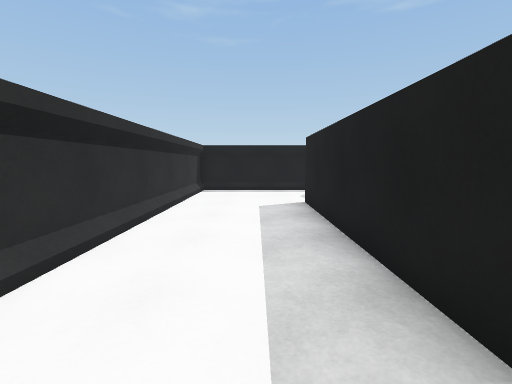
view 1 (above)

22 first-person views from a walk through a 3-D level made in the Unity game engine. The camera is 1.2 m above the floor, tilts 6° down and sees 85° across. The floor is counted in squares, 1 m on a side. Each view is taken from the middle of a square. On the plan, view 1 faces up. The plan holds only what a view shows up to about 13 squares ahead; the rest is blank. The place goes on beyond the plan. Some surface patterns are stand-ins.

view 2
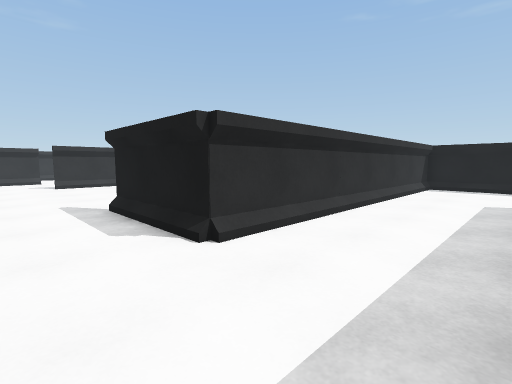

view 3
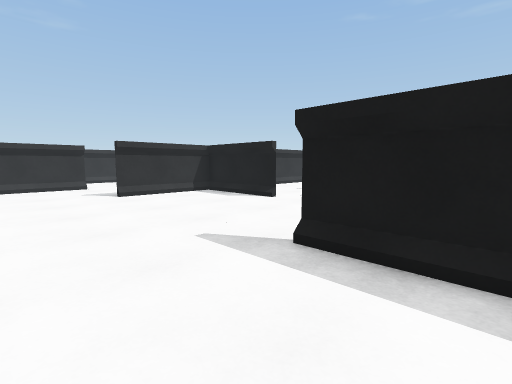

view 4
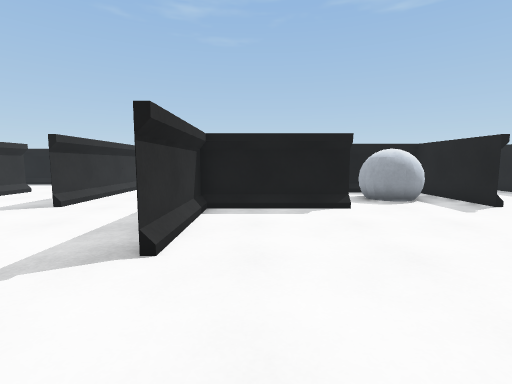

view 5
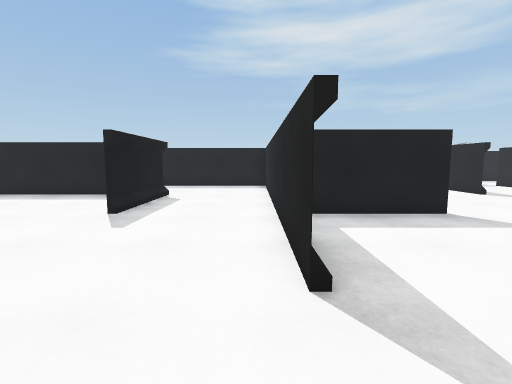

view 6
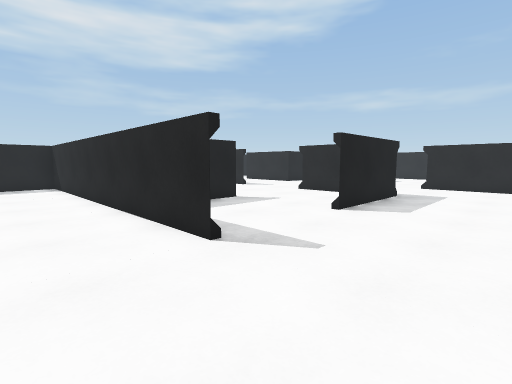

view 7
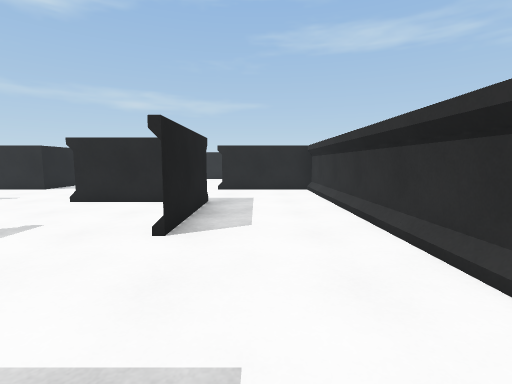

view 8
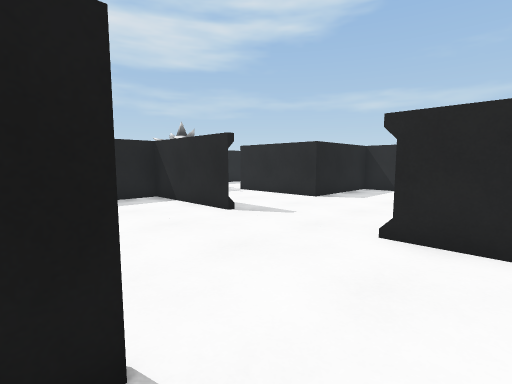

view 9
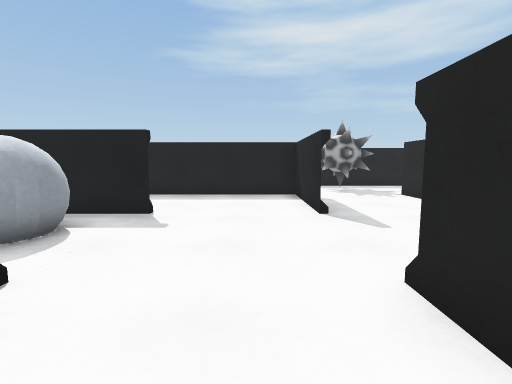

view 10
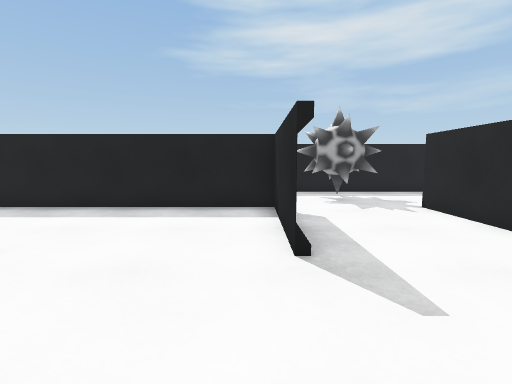

view 11
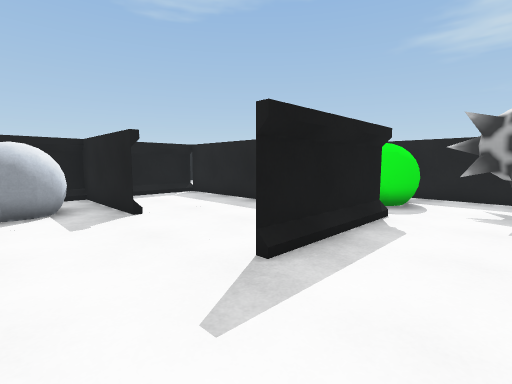

view 12
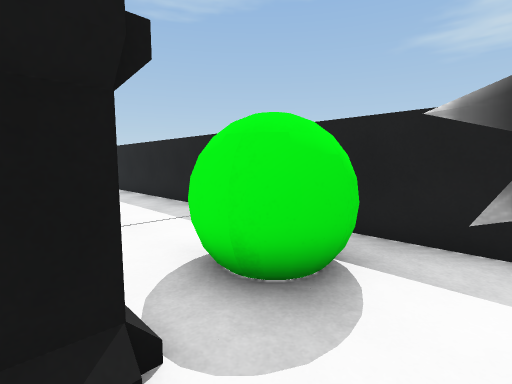

view 13
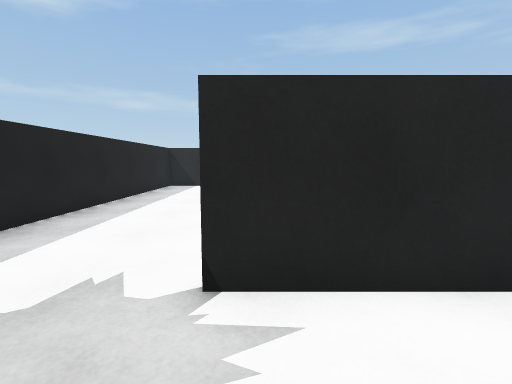

view 14
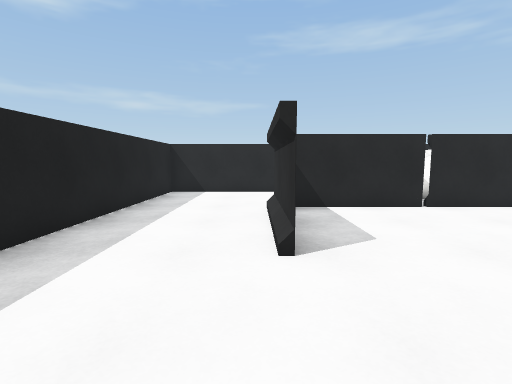

view 15
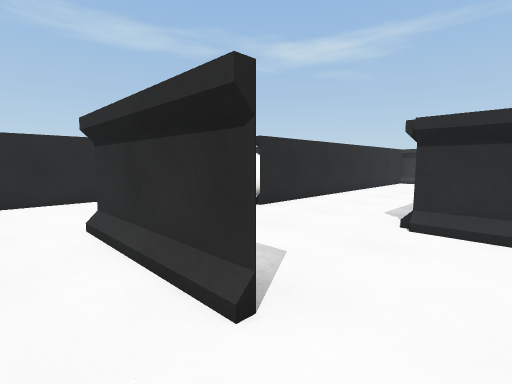

view 16
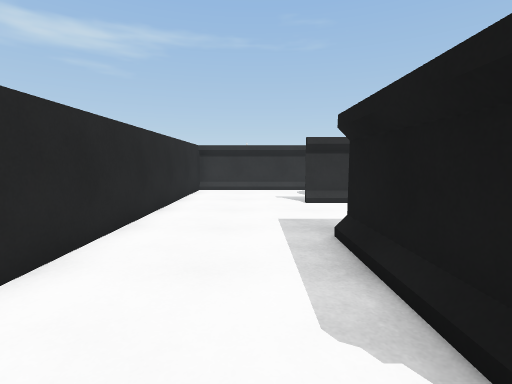

view 17
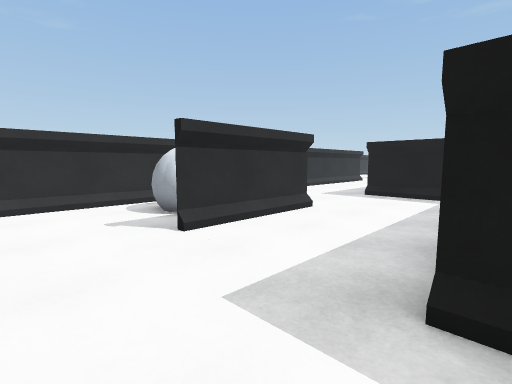

view 18
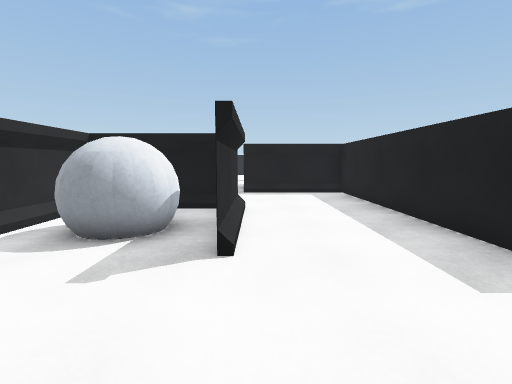

view 19
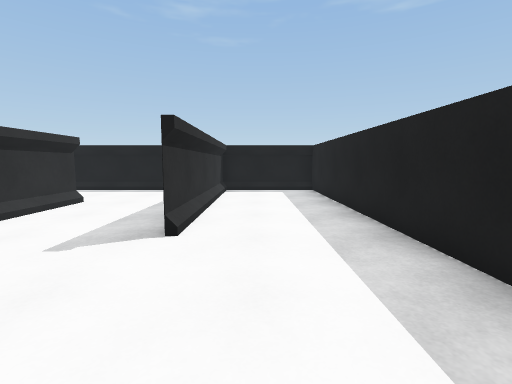

view 20
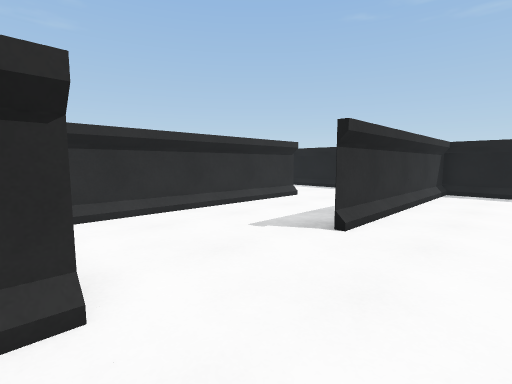

view 21
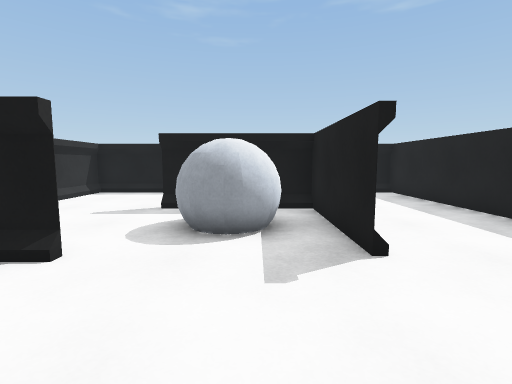

view 22
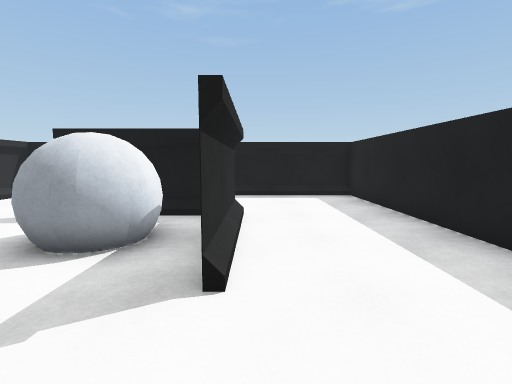

### Floor plan
Points are (right, up) in squares from view 1. A wall is a line through its corners. A room is listed if a view was taken in it or the views show most of it. See-through windows are left out.
Room 1 (views 1, 2, 3, 4, 5, 6, 7, 8, 9, 10, 11, 12, 13, 14, 15, 16, 17, 18, 19, 20, 21, 22)
walls: (-6.5, -7.6) (-6.5, -4.2); (-10.6, -3.5) (1.5, -3.5); (-2.5, -7.6) (-2.5, -3.5); (-9.2, -11.5) (-6.2, -11.5); (-14.5, -5.6) (-14.5, -23.5) (1, -23.5); (1.6, -3.5) (-3.5, -3.5); (-2.5, 2.6) (-2.5, 12.5) (-2.5, 0.5) (-6.5, 0.5); (-10.4, 4.5) (-14.5, 4.5) (-14.5, 0.5); (-14.5, 2.6) (-14.5, 12.5) (-14.5, 10); (1.5, 1.5) (1.5, 8.5); (1.8, -11.5) (-2.5, -11.5) (1.5, -11.5) (1.5, -1.6); (-11, -15.5) (-12.6, -15.5); (5.5, -6.6) (5.5, 0.3); (-18.5, 0.6) (-18.5, -2.4); (-14.5, -15.5) (-10.5, -15.5) (-10.5, -19.5); (-6.5, 8.4) (-6.5, 4.5) (-6.5, 8.5) (-10.5, 8.5); (-2.5, -18.1) (-2.5, -19.7); (-3.9, -19.5) (-2.5, -19.5) (-2.5, -15.5) (1.5, -15.5); (-3.5, -19.5) (-6.5, -19.5) (-6.5, -11.5) (-10.5, -11.5) (-10.5, -7.5); (1.5, -19.5) (1.5, -23.5); (-11.8, 12.5) (-18.5, 12.5) (-18.5, 4.5); (2.2, 12.5) (-6.9, 12.5); (-22.5, 8.5) (-22.5, 1.2); (-21.1, 12.5) (-22.5, 12.5); (0.4, -27.5) (5.5, -27.5) (5.5, -10.4)
objects: ball (-13, -19) to (-12, -17); ball (-9, 6) to (-8, 7); ball (-5, -6) to (-4, -5); other object (2, -15) to (4, -13); green ball (3, -12) to (4, -10)

Positions as (right, up) in squares from view 1, and headings:
1: (0, 0), facing up
2: (1, -2), facing up-left
3: (-4, -3), facing up-left
4: (-13, -3), facing up
5: (-13, -3), facing right
6: (-14, -1), facing down-right
7: (-12, -3), facing down
8: (-8, -7), facing down-right
9: (-9, -10), facing right
10: (-6, -11), facing right
11: (-5, -14), facing up-right
12: (1, -13), facing up-right
13: (1, -13), facing down
14: (2, -16), facing down
15: (3, -18), facing down-left
16: (-2, -21), facing left
17: (-6, -22), facing up-left
18: (-10, -23), facing up
19: (-17, 0), facing up
20: (-16, 0), facing up-left
21: (-8, 1), facing up
22: (-6, 2), facing up
